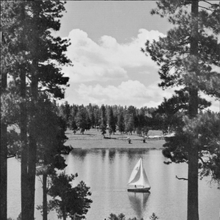
%> input picture LAKE.TIF, 220 x 220 px, shrunk from 512 x 512 before the run
$ octave q4.m   (GNU Octave 9; MATLAB toolbox functions it lacks are replaced by stand-ins)
%> lines starting %> are read from the running program, lines starting %| are printed output that depends on the picture
### My_entropy.m
function entropyy = My_entropy(im)
histogram = (imhist(im))/sum(imhist(im));
entropyy = 0;
for i = 1:size(histogram)
    if histogram(i) ~= 0
        %Formula for calculating the entropy of an image
        entropyy = entropyy - (histogram(i).*log2(histogram(i)));
    end
end
end

### RMSE.m
function rmse_error = RMSE(im1, im2)
x_max = max(size(im1, 1), size(im2, 1));
y_max = max(size(im1, 2), size(im2, 2));
new_im1 = zeros(x_max, y_max);
new_im2 = zeros(x_max, y_max);
for row = 1:x_max
    if row <= size(im1, 1)
        new_im1(row,:) = [im1(row,:), zeros(1, y_max - size(im1,2))];
    else
        new_im1(row,:) = zeros(1, y_max);
    end
    if row <= size(im2 ,1)
        new_im2(row,:) = [im2(row,:), zeros(1, y_max - size(im2,2))];
    else
        new_im2(row,:) = zeros(1, y_max);
    end
end
error = ((new_im1 - new_im2).^2);
tot_error = sum(sum(error));
rmse_error = sqrt(tot_error./(x_max.*y_max));
%rmse_error = sqrt(mean((new_im1 - new_im2).^2));
end

### q4.m
%Reconstruct the image, find the highest values of c so that the
%distortions of the image are just perceptible. Give entropy and RMSE for different
%values of c. Explain results obtained with c = 10.

%Illuminance matrix
Q=[16  11  10  16  24  40  51  61;
    12  12  14  19  26  58  60  55;
    14  13  16  24  40  57  69  56;
    14  17  22  29  51  87  80  62;
    18  22  37  56  68  109 103 77;
    24  35  55  64  81  104 113 92;
    49  64  78  87  103 121 120 101;
    72  92  95  98  112 100 103 99];

im = imread('LAKE.TIF');
%> im is the input picture: size 220x220 uint8; min 7, max 249, mean 124.8
im = im(:,:,1);

quantized_image = zeros(size(im,1)+8, size(im,2)+8);

for i = 1:size(im,1)/8
    for j = 1:size(im,2)/8
        current_im = zeros(8,8);
        for k = 1:8
            if size(im,1) < i*8+k
                for l = 1:8
                    current_im(k,l) = 0;
                end
            else
                for l = 1:8
                    if size(im,2) < j*8+l
                        current_im(k,l) = 0;
                    else
                        current_im(k,l) = im(i*8+k,j*8+l);
                    end
                end
            end
        end
        current_dct = myDCT(current_im, create_mat_dct());
        %Use c = 3 when quantizing.
        quantized_image_dct = myDCT_dequantization(myDCT_quantization(current_dct, Q, 3), Q, 3);
        quantized_image_cur = myIDCT(quantized_image_dct, create_mat_dct());
        %disp(current_dct);
        %disp(quantized_image_dct);
        for k = 1:8
            for l = 1:8
                quantized_image(i*8+k,j*8+l) = quantized_image_cur(k,l);
            end
        end
    end
end
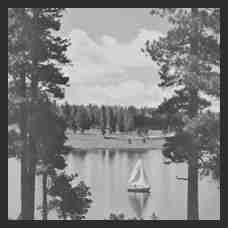
%> quantized_image: size 228x228 double; min -59.83, max 279.6, mean 109.3; drawn with min black and max white
%> after the loop, current_im = [163 160 163 170 0 0 0 0; 165 163 166 151 0 0 0 0; 165 164 166 151 0 0 0 0; 165 162 162 154 0 0 0 0; 0 0 0 0 0 0 0 0; 0 0 0 0 0 0 0 0; 0 0 0 0 0 0 0 0; 0 0 0 0 0 0 0 0]

figure, imshow(im, [0 255]);
figure, imshow(quantized_image, [0 255]);
%> after `imshow(quantized_image, [0 255])`:
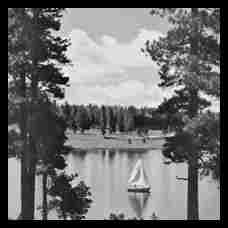
%> displayed picture: size 228x228, on the screen's scale of 0 to 255; min 0, max 255, mean 109.5

disp(My_entropy(quantized_image));
%> in My_entropy, `histogram = (imhist(im))/sum(imhist(im));`: histogram = 256 values, max 0.88 at index 256, min 0 at index 2, mean 0.00391
%> the loop in My_entropy, `for i = 1:size(histogram)` made 256 passes
%> entropyy on passes 1, 5, 6, 8, 24, 28, 42: 0.366, 0.366, 0.366, 0.367, 0.367, 0.368, 0.368
%> after the loop in My_entropy, `for i = 1:size(histogram)`: entropyy = 0.536
%| 0.5363
disp(RMSE(im, quantized_image));
%> after the loop in RMSE, `for row = 1:x_max`:
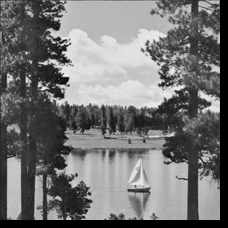
%> new_im1: size 228x228 double; min 0, max 249, mean 116.2
%> in RMSE, `error = ((new_im1 - new_im2).^2);`:
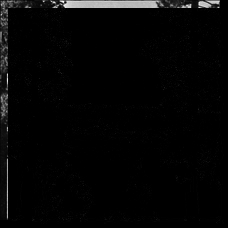
%> error: size 228x228 double; min 0, max 44944, mean 1022.5; drawn with min black and max white
%> in RMSE, `tot_error = sum(sum(error));`: tot_error = 53152132.5
%> in RMSE, `rmse_error = sqrt(tot_error./(x_max.*y_max));`: rmse_error = 31.98
%| 31.976

%Observations:
%1)With c = 1, Entropy of the quantized image = 0.3299, RMSE of original
%and quantized image = 20.1380
%2)With c = 3, Entropy of the quantized image = 0.3304, RMSE of original
%and quantized image = 20.9356. At this point the distortions of the
%reconstructed image are just perceptible. So the highest value of c = 3,
%so that the distortions are just perceptible.
%3)With c = 5, Entropy of the quantized image = 0.3311, RMSE of original
%and quantized image = 21.6818.
%4)With c = 10, Entropy of the quantized image = 0.3338, RMSE of original
%and quantized image = 23.4657. The RMSE is quite higher compared to with
%c=1, so we can see that the image is distorted. On observing the image, we
%will find a lot of places where it is hard to identify boundaries, edges
%etc since the image is heavily distorted.
%5)With c = 30, Entropy of the quantized image = 0.3512, RMSE of original
%and quantized image = 30.6674. We can barely tell that the two images are
%the same. We can't identify any specific object in the image.
%6)With c = 220, Entropy of the quantized image = 0.2434, RMSE of original
%and quantized image = 138.3611.
%7)With c = 225, Entropy of the quantized image = 0.0642, RMSE of original
%and quantized image = 138.7096.

%The images also get a boundary when we reconstruct it.
%We can see that the Entropy goes on increasing as c increased initially
%and then drops later on as c increases. As c increases,
%the image becomes distorted and nearby pixels start having more and more
%different values, so the entropy of the image increases earlier on, but
%later, all nearby pixels start attaining the same colour, so the entropy
%decreases.
%The RMSE always increased as c increased, since the image became
%more and more distorted.
